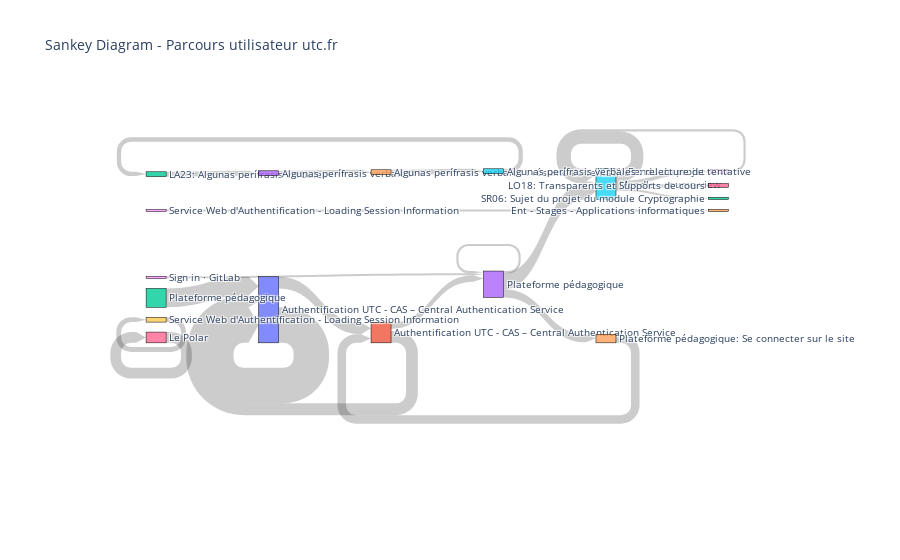

The code cell stored with this chart in its notebook:
### Code cell
import plotly.graph_objects as go

fig = go.Figure(data=[go.Sankey(
    node = dict(
      pad = 10,
      thickness = 20,
      line = dict(color = "black", width = 0.5),
      label = list(nodes["Name"]),
    ),
    link = dict(
      arrowlen=10,
      source = list(links["Source"]), # indices correspond to labels, eg A1, A2, A1, B1, ...
      target = list(links["Target"]),
      value = list(links["Value"]),
      label = list(links["Value"])
  ))])

fig.update_layout(title_text="Sankey Diagram - Parcours utilisateur utc.fr", font_size=10)
fig.show()

### Figure 1 — Plotly figure (JSON) as saved in the notebook; plotly's stock layout.template omitted (floating-point values rounded to 4 significant figures; data arrays with more than 128 entries replaced by an {"elided": "..."} marker saying what was removed)
{"data": [{"link": {"arrowlen": 10, "label": [22, 22, 15, 30, 23, 9, 4, 16, 12, 4, 4, 66, 35, 4, 7, 7, 9, 9, 9, 8, 4, 20], "source": [0, 1, 3, 3, 5, 9, 3, 4, 1, 5, 8, 0, 2, 28, 5, 5, 62, 63, 64, 65, 38, 106], "target": [1, 0, 4, 5, 5, 9, 3, 1, 3, 22, 24, 0, 0, 3, 38, 46, 63, 64, 65, 62, 5, 106], "value": [22, 22, 15, 30, 23, 9, 4, 16, 12, 4, 4, 66, 35, 4, 7, 7, 9, 9, 9, 8, 4, 20]}, "node": {"label": {"elided": "231 str values"}, "line": {"color": "black", "width": 0.5}, "pad": 10, "thickness": 20}, "type": "sankey"}], "layout": {"font": {"size": 10}, "title": {"text": "Sankey Diagram - Parcours utilisateur utc.fr"}}}
